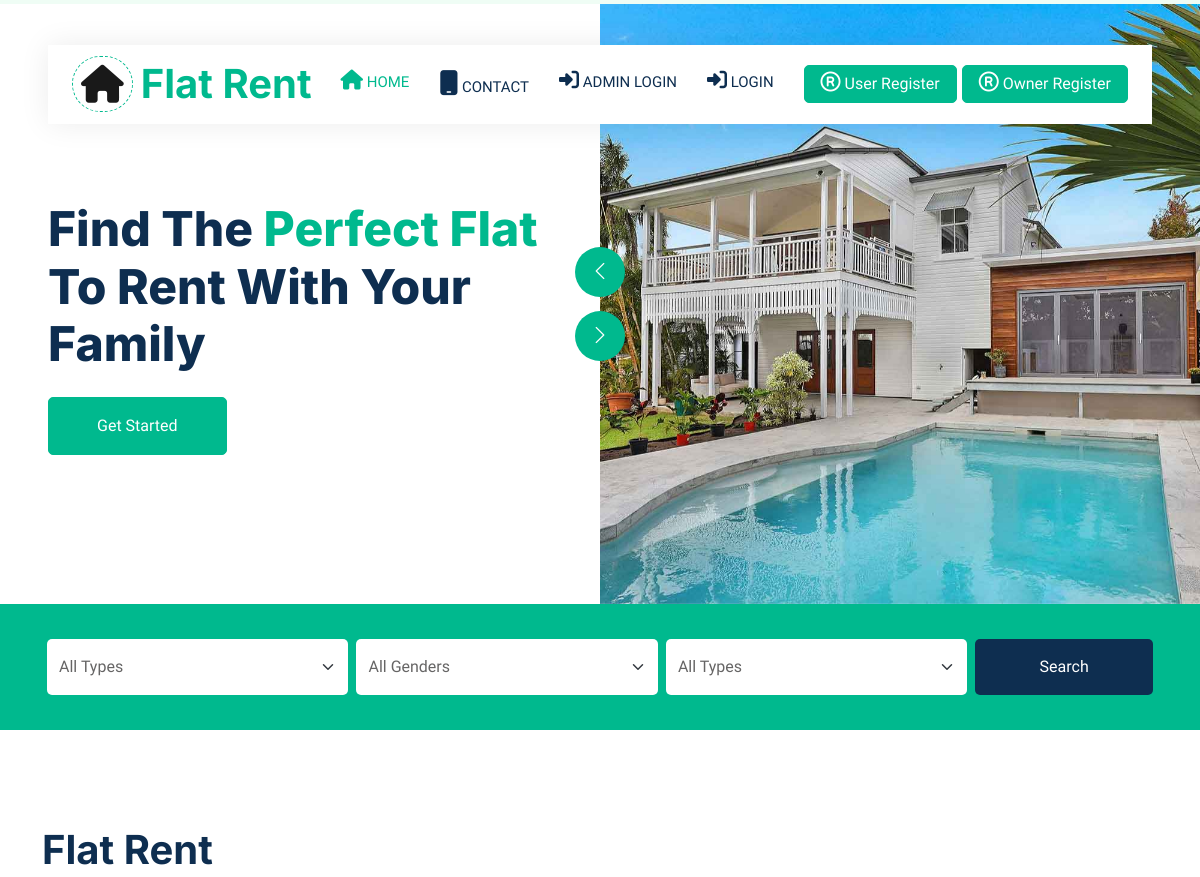
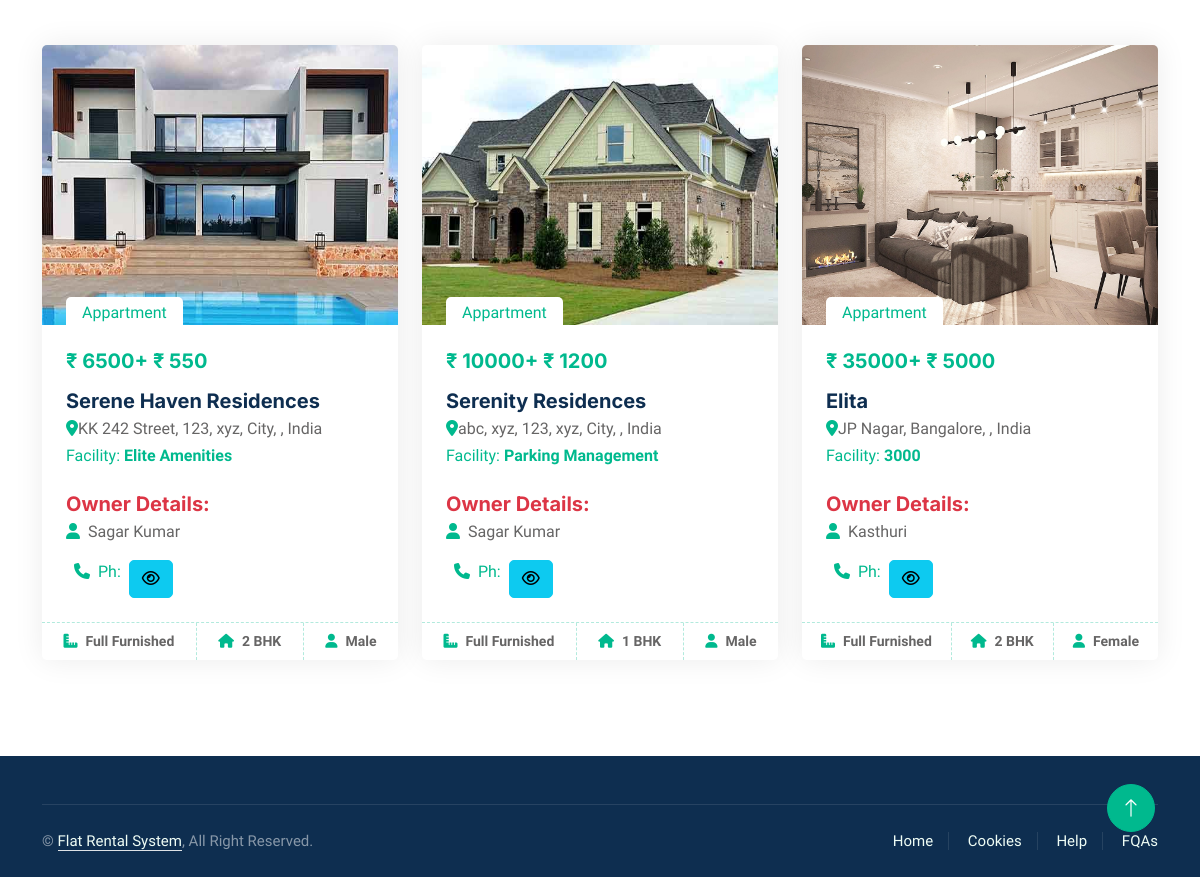
The page / on the database its author committed (2 pictures, top to bottom).
### Flatapp/models.py (models this page shows, shortened)
class Apartment(models.Model):
    owner = models.ForeignKey(Owner, on_delete=models.CASCADE, null=True, blank=True)
    name = models.CharField(max_length=100, null=True, blank=True)
    address = models.CharField(max_length=100, null=True, blank=True)
    city = models.CharField(max_length=100, null=True, blank=True)
    state = models.CharField(max_length=200, null=True, blank=True)
    furnish = models.CharField(max_length=200, null=True, blank=True)
    atype = models.CharField(max_length=200, null=True, blank=True)
    ebill = models.CharField(max_length=200, null=True, blank=True)
    extra = models.CharField(max_length=200, null=True, blank=True)
    gender = models.CharField(max_length=200, null=True, blank=True)
    rent = models.CharField(max_length=200, null=True, blank=True)
    pic1 = models.FileField(null=True, blank=True)
    pic2 = models.FileField(null=True, blank=True)
    pic3 = models.FileField(null=True, blank=True)
    pic4 = models.FileField(null=True, blank=True)
    status = models.IntegerField(choices=STATUS, default=1)
    creationdate = models.DateTimeField(auto_now_add=True)

class Owner(models.Model):
    user = models.ForeignKey(User, on_delete=models.CASCADE, null=True, blank=True)
    address = models.CharField(max_length=100, null=True, blank=True)
    mobile = models.CharField(max_length=100, null=True, blank=True)
    elect_img = models.FileField(null=True, blank=True)
    sec_question = models.CharField(max_length=200, null=True, blank=True)
    answer = models.CharField(max_length=200, null=True, blank=True)
    aadhar_img = models.FileField(null=True, blank=True)
    gender = models.CharField(max_length=200, null=True, blank=True)
    status = models.IntegerField(choices=STATUS, default=2)
    creationdate = models.DateTimeField(auto_now_add=True)

### Flatapp/views.py (the view)
# urls.py: path('', index, name="index"),
def index(request):
    apart = Apartment.objects.filter(status=1)
    return render(request, "home.html", locals())

### Flatapp/templates/home.html (shortened to what this page needs)
{% extends 'index.html' %}
{% load static %}
{% block body %}
<link rel="stylesheet" href="https://cdnjs.cloudflare.com/ajax/libs/font-awesome/6.2.0/css/all.min.css" />
        <div class="container-fluid header bg-white p-0">
            <div class="row g-0 align-items-center flex-column-reverse flex-md-row">
                <div class="col-md-6 p-5 mt-lg-5">
                    <h1 class="display-5 animated fadeIn mb-4">Find The <span class="text-primary">Perfect Flat</span> To Rent With Your Family</h1>
                    <a href="" class="btn btn-primary py-3 px-5 me-3 animated fadeIn">Get Started</a>
                </div>
                <div class="col-md-6 animated fadeIn">
                    <div class="owl-carousel header-carousel">
                        <div class="owl-carousel-item">
                            <img class="img-fluid" src="{% static 'img/carousel-1.jpg' %}" alt="">
                        </div>
                    </div>
                </div>
            </div>
        </div>
        <div class="container-fluid bg-primary mb-5 wow fadeIn" data-wow-delay="0.1s" style="padding: 35px;">
            <div class="container">
                <form action="/apartment_search/" method="post" enctype="multipart/form-data">
                    <div class="row g-2">
                        <div class="col-md-10">
                            <div class="row g-2">
                                <div class="col-md-4">
                                    <select name="atype" class="form-select border-0 py-3">
                                        <option value="All">All Types</option>
                                    </select>
                                </div>
                                <div class="col-md-4">
                                    <select name="gender" class="form-select border-0 py-3">
                                        <option value="All">All Genders</option>
                                    </select>
                                </div>
                                <div class="col-md-4">
                                    <select name="furnish" class="form-select border-0 py-3">
                                        <option value="All">All Types</option>
                                    </select>
                                </div>
                            </div>
                        </div>
                        <div class="col-md-2">
                            <button class="btn btn-dark border-0 w-100 py-3" type="submit">Search</button>
                        </div>
                    </div>
                </form>
            </div>
        </div>
            <div class="container-xxl py-5">
            <div class="container">
                <div class="row g-0 gx-5 align-items-end">
                    <div class="col-lg-6">
                        <div class="text-start mx-auto mb-5 wow slideInLeft" data-wow-delay="0.1s">
                            <h1 class="mb-3">Flat Rent</h1>
                        </div>
                    </div>
                </div>
                <div class="tab-content">
                    <div id="tab-1" class="tab-pane fade show p-0 active">
                        <div class="row g-4">
                            {% for i in apart %}
                            <div class="col-lg-4 col-md-6 wow fadeInUp" data-wow-delay="0.1s">
                                <div class="property-item rounded overflow-hidden">
                                    <div class="position-relative overflow-hidden">
                                        <img class="img-fluid" src="{{i.pic1.url}}" style="height:280px" alt="">
                                        <div class="bg-white rounded-top text-primary position-absolute start-0 bottom-0 mx-4 pt-1 px-3">Appartment</div>
                                    </div>
                                    <div class="p-4 pb-0">
                                        <h5 class="text-primary mb-3">₹ {{i.rent}}+ ₹ {{i.ebill}}</h5>
                                        <h4 class="d-block h5 mb-1">{{i.name}}</h4>
                                        <p><i class="fas fa-map-marker-alt text-primary me-0"></i>{{i.address}}, {{i.city}}, {{i.district}}, India</p>
                                        <div style="margin-top:-13px"><span class="d-block float-start mb-3 text-primary">Facility: <b> {{i.extra}}</b></span></div>
                                    </div><br>
                                    <div class="p-4 pb-0">
                                        <h5 class="text-danger mb-1">Owner Details:</h5>
                                        <p><i class="fas fa-user text-primary me-1"></i> {{i.owner.user.first_name}}</p>
                                        <div><span class="d-block float-start mb-0 text-primary px-2"><i class="fas fa-phone text-primary me-1"></i> Ph: </span> <b>
                                            <button type="button" class="btn btn-info" id="email-btn-{{forloop.counter}}" onclick="togglePassword('email-{{forloop.counter}}', this.id)"><i class="fa fa-eye"></i></button>
                                        </b></div>
                                    </div><br>
                                    <div class="col-md-12 d-flex border-top pb-0">
                                        <small class="flex-fill text-center border-end py-2"><b><i class="fas fa-ruler-combined text-primary me-2"></i>{{i.furnish}}</b></small>
                                        <small class="flex-fill text-center border-end py-2"><b><i class="fa fa-home text-primary me-2"></i>{{i.atype}}</b></small>
                                        <small class="flex-fill text-center py-2"><b><i class="fa fa-user text-primary me-2"></i>{{i.gender}}</b></small>
                                    </div>
                                </div>
                            </div>
                            {% endfor %}
                        </div>
                    </div>
                </div>
            </div>
        </div>
{% endblock %}

### Flatapp/templates/index.html (shortened to what this page needs)
<!DOCTYPE html>
{% load static %}
<html lang="en">
<head>
    <link href="https://cdnjs.cloudflare.com/ajax/libs/font-awesome/5.10.0/css/all.min.css" rel="stylesheet">
    <link href="https://cdn.jsdelivr.net/npm/bootstrap-icons@1.4.1/font/bootstrap-icons.css" rel="stylesheet">
    <link href="{% static 'lib/animate/animate.min.css' %}" rel="stylesheet">
    <link href="{% static 'lib/owlcarousel/assets/owl.carousel.min.css' %}" rel="stylesheet">
    <link href="{% static 'css/bootstrap.min.css' %}" rel="stylesheet">
    <link rel="stylesheet" href="https://cdnjs.cloudflare.com/ajax/libs/font-awesome/4.7.0/css/font-awesome.min.css">
    <link href="{% static 'css/style.css' %}" rel="stylesheet">
</head>
<body>
    <div class="container-xxl bg-white p-0">
        <div class="container-fluid nav-bar bg-transparent">
            <nav class="navbar navbar-expand-lg bg-white navbar-light py-0 px-4">
                <a href="/" class="navbar-brand d-flex align-items-center text-center">
                    <div class="icon p-2 me-2">
                        <i class="fa fa-home" style='font-size:38px;'></i>
                    </div>
                    <h1 class="m-0 text-primary">Flat Rent</h1>
                </a>
                <div class="collapse navbar-collapse" id="navbarCollapse">
                    <div class="navbar-nav ms-auto">
                        <a href="/" class="nav-item nav-link active"><i class='fas fa-home' style='font-size:20px'></i> Home</a>
                        {% if not request.user.is_authenticated %}
                            <a href="/contact/" class="nav-item nav-link"><i class='fa fa-mobile-phone' style='font-size:25px'></i> Contact</a>
                        {% endif %}
                        {% if request.user.is_authenticated %}
                            {% if request.user.is_staff %}
                                <a href="/owner_table/" class="nav-item nav-link"> Owners</a>
                                <a href="/user_table/" class="nav-item nav-link"> Users</a>
                                <a href="/apartment_admtable/" class="nav-item nav-link"> Apartments</a>
                                <a href="/feedback/" class="nav-item nav-link"> Feedbacks</a>
                                <div class="nav-item dropdown">
                                    <a href="#" class="nav-link dropdown-toggle" data-bs-toggle="dropdown" style="color:red"> Hi! {{ request.user.username }}</a>
                                    <div class="dropdown-menu rounded-0 m-0">
                                        <a href="/admin_change_password/" class="dropdown-item">Change Password</a>
                                        <a href="/logout_user/" class="dropdown-item">Logout</a>
                                    </div>
                                </div>
                        {% elif request.user.owner_set.all %}
                                <a href="/apartment_table/" class="nav-item nav-link"> Apartments</a>
                                <a href="/user_booking_list/" class="nav-item nav-link"> Users</a>
                                <a href="/user_payment/" class="nav-item nav-link"> Payments</a>
                                <div class="nav-item dropdown">
                                    <a href="#" class="nav-link dropdown-toggle" style="color:red" data-bs-toggle="dropdown"> Hi! {{ request.user.username }}</a>
                                    <div class="dropdown-menu rounded-0 m-0">
                                        <a href="/user-change/" class="dropdown-item">Change Password</a>
                                        <a href="/owner_profile/" class="dropdown-item">Profile</a>
                                        <a href="/logout_user/" class="dropdown-item">Logout</a>
                                    </div>
                                </div>
                        {% else %}
                                <a href="/user_booking_apartment/" class="nav-item nav-link"> Bookings</a>
                                <a href="/send-feedback/" class="nav-item nav-link"> Feedback</a>
                                <div class="nav-item dropdown">
                                    <a href="#" class="nav-link dropdown-toggle" data-bs-toggle="dropdown" style="color:red"> Hi! {{ request.user.username }}</a>
                                    <div class="dropdown-menu rounded-0 m-0">
                                        <a href="/user-change/" class="dropdown-item">Change Password</a>
                                        <a href="/user_profile/" class="dropdown-item">User Profile</a>
                                        <a href="/logout_user/" class="dropdown-item">Logout</a>
                                    </div>
                                </div>
                        {% endif %}
                        {% else %}
                        <a href="/admin_login/" class="nav-item nav-link"><i class='fas fa-sign-in-alt' style='font-size:20px'></i> Admin Login</a>
                        <a href="/user_login/" class="nav-item nav-link"><i class='fas fa-sign-in-alt' style='font-size:20px'></i> Login</a>
                    </div>
                    <a href="/user_register/" class="btn btn-primary px-3 d-none d-lg-flex" style="margin-right:5px"><i class='fa fa-registered' style='font-size:20px'></i>&nbsp;User Register</a><br>
                    <a href="/owner_register/" class="btn btn-primary px-3 d-none d-lg-flex"><i class='fa fa-registered' style='font-size:20px'></i>&nbsp;Owner Register</a>
                    {% endif %}
                </div>
            </nav>
        </div>
{% block body %}
{% endblock %}
        <div class="container-fluid bg-dark text-white-50 footer pt-5 mt-5 wow fadeIn" data-wow-delay="0.1s">
            <div class="container">
                <div class="copyright">
                    <div class="row">
                        <div class="col-md-6 text-center text-md-start mb-3 mb-md-0">
                            &copy; <a class="border-bottom" href="#">Flat Rental System</a>, All Right Reserved.
								</div>
                        <div class="col-md-6 text-center text-md-end">
                            <div class="footer-menu">
                                <a href="">Home</a>
                                <a href="">Cookies</a>
                                <a href="">Help</a>
                                <a href="">FQAs</a>
                            </div>
                        </div>
                    </div>
                </div>
            </div>
        </div>
        <a href="#" class="btn btn-lg btn-primary btn-lg-square back-to-top"><i class="bi bi-arrow-up"></i></a>
    </div>
</body>
</html>

### rows shown on the page
Apartment: pic1 (picture), rent "6500", ebill "550", name "Serene Haven Residences", address "KK 242 Street", city "123, xyz, City", extra "Elite Amenities", owner.user.first_name "Sagar Kumar", furnish "Full Furnished", atype "2 BHK", gender "Male"
Apartment: pic1 (picture), rent "10000", ebill "1200", name "Serenity Residences", address "abc, xyz, 123", city "xyz, City", extra "Parking Management", owner.user.first_name "Sagar Kumar", furnish "Full Furnished", atype "1 BHK", gender "Male"
Apartment: pic1 (picture), rent "35000", ebill "5000", name "Elita", address "JP Nagar", city "Bangalore", extra "3000", owner.user.first_name "Kasthuri", furnish "Full Furnished", atype "2 BHK", gender "Female"
